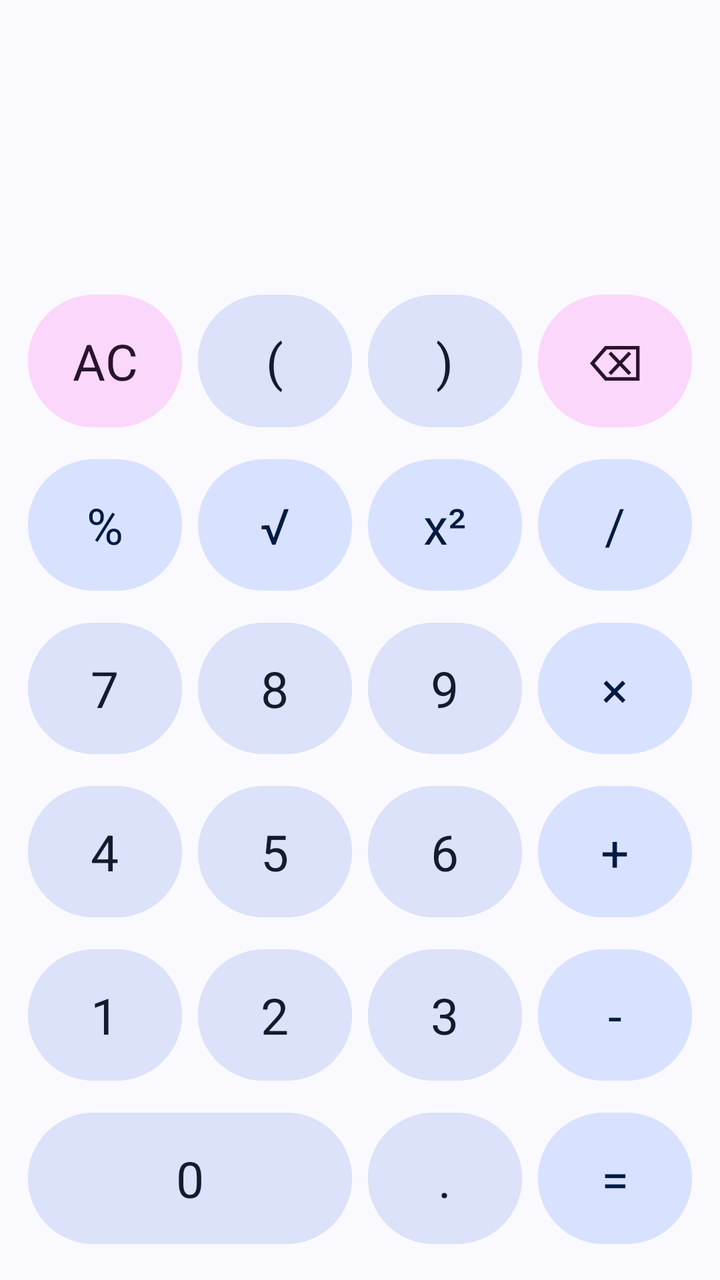
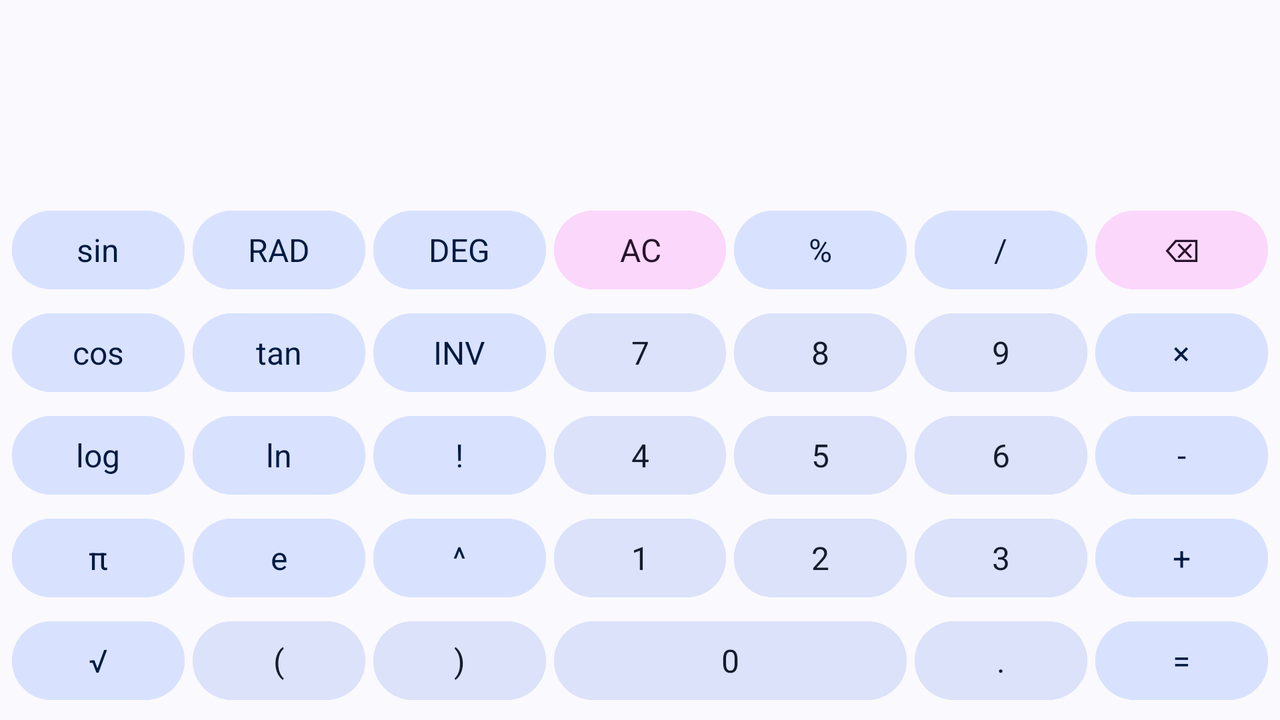

First picture: res/layout/ on a phone held upright. Second picture: the repository's own variant of that layout, on a device whose configuration matches the variant's folder. Source for both follows.
<!-- AndroidManifest.xml: activity theme Theme.Calculator -->
<!-- res/layout/activity_main.xml -->
<?xml version="1.0" encoding="utf-8"?>
<LinearLayout xmlns:android="http://schemas.android.com/apk/res/android"
    xmlns:app="http://schemas.android.com/apk/res-auto"
    xmlns:tools="http://schemas.android.com/tools"
    android:id="@+id/main"
    android:layout_width="match_parent"
    android:layout_height="match_parent"
    android:gravity="bottom"
    android:orientation="vertical"
    tools:context=".MainActivity">

    <ImageView
        android:id="@+id/btnHistory"
        android:layout_width="25dp"
        android:layout_height="25dp"
        android:contentDescription="@string/btn_history"
        android:src="@drawable/ic_round_history"
        app:tint="?attr/colorOnSurface"
        android:layout_margin="15dp"
        android:layout_gravity="start"
        android:background="@drawable/round_ripple"
        />

    
    <LinearLayout
        android:id="@+id/displayLayout"
        android:layout_width="match_parent"
        android:layout_height="0dp"
        android:layout_weight="1"
        android:gravity="bottom"
        android:orientation="vertical">

        <TextView
            android:id="@+id/lastDisplay"
            android:layout_width="match_parent"
            android:layout_height="wrap_content"
            android:gravity="end|bottom"
            android:paddingStart="20dp"
            android:paddingEnd="20dp"
            android:textColor="?attr/colorOnSurface"
            android:textSize="26sp" />

        <HorizontalScrollView
            android:id="@+id/numDisplayScrollView"
            android:layout_width="match_parent"
            android:layout_height="wrap_content"
            android:fillViewport="true"
            android:scrollbars="none">

            <EditText
                android:id="@+id/numDisplay"
                android:layout_width="wrap_content"
                android:layout_height="wrap_content"
                android:autofillHints="none"
                android:background="@null"
                android:cursorVisible="true"
                android:focusableInTouchMode="true"
                android:gravity="end|bottom"
                android:inputType="text"
                android:paddingStart="16dp"
                android:paddingEnd="16dp"
                android:scrollHorizontally="true"
                android:singleLine="true"
                android:textColor="?attr/colorOnSurface"
                android:textIsSelectable="true"
                android:textSize="50sp"
                tools:ignore="LabelFor" />

        </HorizontalScrollView>

        <TextView
            android:id="@+id/intermediateResult"
            android:layout_width="match_parent"
            android:layout_height="wrap_content"
            android:gravity="end|bottom"
            android:paddingStart="16dp"
            android:paddingEnd="16dp"
            android:textColor="?attr/colorOnSurfaceVariant"
            android:textSize="26sp" />

    </LinearLayout>

    <androidx.recyclerview.widget.RecyclerView
        android:id="@+id/historyRecyclerView"
        android:layout_width="match_parent"
        android:layout_height="0dp"
        android:layout_weight="1"
        android:visibility="gone" />

    <TextView
        android:id="@+id/noHistoryTextView"
        android:layout_width="match_parent"
        android:layout_height="0dp"
        android:layout_weight="1"
        android:layout_gravity="center"
        android:textAlignment="center"
        android:text="@string/no_history"
        android:textStyle="bold"
        android:textColor="?attr/colorOnSurfaceVariant"
        android:textSize="15sp"
        android:visibility="gone" />

    
    <GridLayout
        android:layout_width="match_parent"
        android:layout_height="wrap_content"
        android:layout_gravity="center"
        android:columnCount="4"
        android:padding="10dp"
        android:rowCount="5">

        
        <Button
            android:id="@+id/btnAc"
            style="@style/CalculatorButton"
            android:backgroundTint="?attr/colorTertiaryContainer"
            android:textColor="?attr/colorOnTertiaryContainer"
            android:text="@string/ac" />

        <Button
            android:id="@+id/btnParenthesesFirst"
            style="@style/CalculatorButton"
            android:backgroundTint="?attr/colorSecondaryContainer"
            android:textColor="?attr/colorOnSecondaryContainer"
            android:elevation="8dp"
            android:text="@string/ParenthesesFirst" />

        <Button
            android:id="@+id/btnParenthesesSecond"
            style="@style/CalculatorButton"
            android:backgroundTint="?attr/colorSecondaryContainer"
            android:textColor="?attr/colorOnSecondaryContainer"
            android:text="@string/ParenthesesSecond" />

        <Button
            android:id="@+id/btnDel"
            style="@style/CalculatorButton"
            android:backgroundTint="?attr/colorTertiaryContainer"
            android:textColor="?attr/colorOnTertiaryContainer"
            android:text="@string/del"
            android:textSize="25sp" />

        
        <Button
            android:id="@+id/btnPercentage"
            style="@style/CalculatorButton"
            android:backgroundTint="?attr/colorPrimaryContainer"
            android:textColor="?attr/colorOnPrimaryContainer"
            android:text="@string/percentage" />

        <Button
            android:id="@+id/btnRootOver"
            style="@style/CalculatorButton"
            android:backgroundTint="?attr/colorPrimaryContainer"
            android:textColor="?attr/colorOnPrimaryContainer"
            android:text="@string/root_over" />

        <Button
            android:id="@+id/btnSquare"
            style="@style/CalculatorButton"
            android:backgroundTint="?attr/colorPrimaryContainer"
            android:textColor="?attr/colorOnPrimaryContainer"
            android:text="@string/square" />

        <Button
            android:id="@+id/btnDivide"
            style="@style/CalculatorButton"
            android:backgroundTint="?attr/colorPrimaryContainer"
            android:textColor="?attr/colorOnPrimaryContainer"
            android:text="@string/divide" />

        
        <Button
            android:id="@+id/btn7"
            style="@style/CalculatorButton"
            android:backgroundTint="?attr/colorSecondaryContainer"
            android:textColor="?attr/colorOnSecondaryContainer"
            android:text="@string/_7" />

        <Button
            android:id="@+id/btn8"
            style="@style/CalculatorButton"
            android:backgroundTint="?attr/colorSecondaryContainer"
            android:textColor="?attr/colorOnSecondaryContainer"
            android:text="@string/_8" />

        <Button
            android:id="@+id/btn9"
            style="@style/CalculatorButton"
            android:backgroundTint="?attr/colorSecondaryContainer"
            android:textColor="?attr/colorOnSecondaryContainer"
            android:text="@string/_9" />

        <Button
            android:id="@+id/btnMultiply"
            style="@style/CalculatorButton"
            android:backgroundTint="?attr/colorPrimaryContainer"
            android:textColor="?attr/colorOnPrimaryContainer"
            android:text="@string/multiply" />

        
        <Button
            android:id="@+id/btn4"
            style="@style/CalculatorButton"
            android:backgroundTint="?attr/colorSecondaryContainer"
            android:textColor="?attr/colorOnSecondaryContainer"
            android:text="@string/_4" />

        <Button
            android:id="@+id/btn5"
            style="@style/CalculatorButton"
            android:backgroundTint="?attr/colorSecondaryContainer"
            android:textColor="?attr/colorOnSecondaryContainer"
            android:text="@string/_5" />

        <Button
            android:id="@+id/btn6"
            style="@style/CalculatorButton"
            android:backgroundTint="?attr/colorSecondaryContainer"
            android:textColor="?attr/colorOnSecondaryContainer"
            android:text="@string/_6" />

        <Button
            android:id="@+id/btnPlus"
            style="@style/CalculatorButton"
            android:backgroundTint="?attr/colorPrimaryContainer"
            android:textColor="?attr/colorOnPrimaryContainer"
            android:text="@string/plus" />

        
        <Button
            android:id="@+id/btn1"
            style="@style/CalculatorButton"
            android:backgroundTint="?attr/colorSecondaryContainer"
            android:textColor="?attr/colorOnSecondaryContainer"
            android:text="@string/_1" />

        <Button
            android:id="@+id/btn2"
            style="@style/CalculatorButton"
            android:backgroundTint="?attr/colorSecondaryContainer"
            android:textColor="?attr/colorOnSecondaryContainer"
            android:text="@string/_2" />

        <Button
            android:id="@+id/btn3"
            style="@style/CalculatorButton"
            android:backgroundTint="?attr/colorSecondaryContainer"
            android:textColor="?attr/colorOnSecondaryContainer"
            android:text="@string/_3" />

        <Button
            android:id="@+id/btnMinus"
            style="@style/CalculatorButton"
            android:backgroundTint="?attr/colorPrimaryContainer"
            android:textColor="?attr/colorOnPrimaryContainer"
            android:text="@string/minus" />

        
        <Button
            android:id="@+id/btn0"
            style="@style/CalculatorButton"
            android:layout_columnSpan="2"
            android:backgroundTint="?attr/colorSecondaryContainer"
            android:textColor="?attr/colorOnSecondaryContainer"
            android:text="@string/_0" />

        <Button
            android:id="@+id/btnDot"
            style="@style/CalculatorButton"
            android:backgroundTint="?attr/colorSecondaryContainer"
            android:textColor="?attr/colorOnSecondaryContainer"
            android:text="@string/dot" />

        <Button
            android:id="@+id/btnEquals"
            style="@style/CalculatorButton"
            android:backgroundTint="?attr/colorPrimaryContainer"
            android:textColor="?attr/colorOnPrimaryContainer"
            android:text="@string/equals" />
    </GridLayout>

</LinearLayout>
<!-- resources referenced by this layout -->
<resources>
  <!-- drawable round_ripple (drawable) -->
  <?xml version="1.0" encoding="utf-8"?>
  <ripple xmlns:android="http://schemas.android.com/apk/res/android"
      android:color="?attr/colorControlHighlight">
      <item android:id="@android:id/mask">
          <shape android:shape="oval">
              <solid android:color="#000000" />
          </shape>
      </item>
      <item android:drawable="@android:color/transparent" />
  </ripple>
  <string name="ParenthesesFirst">(</string>
  <string name="ParenthesesSecond">)</string>
  <string name="_0">0</string>
  <string name="_1">1</string>
  <string name="_2">2</string>
  <string name="_3">3</string>
  <string name="_4">4</string>
  <string name="_5">5</string>
  <string name="_6">6</string>
  <string name="_7">7</string>
  <string name="_8">8</string>
  <string name="_9">9</string>
  <string name="ac">AC</string>
  <string name="btn_history">btn History</string>
  <string name="del">⌫</string>
  <string name="divide">/</string>
  <string name="dot">.</string>
  <string name="equals">=</string>
  <string name="minus">-</string>
  <string name="multiply">×</string>
  <string name="no_history">No history</string>
  <string name="percentage">%</string>
  <string name="plus">+</string>
  <string name="root_over">√</string>
  <string name="square">x²</string>
  <style name="CalculatorButton" parent="Theme.Calculator">
          <item name="android:layout_width">0dp</item>
          <item name="android:layout_height">wrap_content</item>
          <item name="android:layout_margin">4dp</item>
          <item name="android:layout_rowWeight">1</item>
          <item name="android:layout_columnWeight">1</item>
          <item name="android:textSize">25sp</item>
          <item name="android:padding">16dp</item>
          <item name="cornerRadius">45dp</item>
          <item name="android:textColor">?attr/colorOnPrimaryContainer</item>
      </style>
  <style name="Theme.Calculator" parent="Base.Theme.Calculator" />
  <style name="Base.Theme.Calculator" parent="Theme.Material3.DynamicColors.Light.NoActionBar">
          
          
      </style>
</resources>
<!-- res/layout-land/activity_main.xml (the repository's variant of the layout above) -->
<!-- drawn on the phone turned sideways -->
<?xml version="1.0" encoding="utf-8"?>
<FrameLayout xmlns:android="http://schemas.android.com/apk/res/android"
    xmlns:tools="http://schemas.android.com/tools"
    xmlns:app="http://schemas.android.com/apk/res-auto"
    android:id="@+id/main"
    android:layout_width="match_parent"
    android:layout_height="match_parent"
    tools:context=".MainActivity">

    <ImageView
        android:id="@+id/btnHistory"
        android:layout_width="25dp"
        android:layout_height="25dp"
        android:contentDescription="@string/btn_history"
        android:src="@drawable/ic_round_history"
        app:tint="?attr/colorOnSurface"
        android:layout_margin="10dp"
        android:layout_gravity="start"
        android:elevation="5dp"
        android:background="@drawable/round_ripple"
        />

    <LinearLayout
        android:layout_width="match_parent"
        android:layout_height="match_parent"
        android:orientation="vertical">

        
        <LinearLayout
            android:id="@+id/displayLayout"
            android:layout_width="match_parent"
            android:layout_height="wrap_content"
            android:orientation="vertical"
            android:gravity="bottom">
            <TextView
                android:id="@+id/lastDisplay"
                android:layout_width="match_parent"
                android:layout_height="wrap_content"
                android:paddingEnd="16dp"
                android:paddingStart="16dp"
                android:textSize="18sp"
                android:gravity="end|bottom" />

            <HorizontalScrollView
                android:id="@+id/numDisplayScrollView"
                android:layout_width="match_parent"
                android:layout_height="wrap_content"
                android:scrollbars="none"
                android:fillViewport="true">

                <EditText
                    android:id="@+id/numDisplay"
                    android:layout_width="wrap_content"
                    android:layout_height="wrap_content"
                    android:autofillHints="none"
                    android:inputType="text"
                    android:paddingStart="16dp"
                    android:paddingEnd="16dp"
                    android:textSize="35sp"
                    android:gravity="end|bottom"
                    android:background="@null"
                    android:textIsSelectable="true"
                    android:cursorVisible="true"
                    android:focusableInTouchMode="true"
                    android:scrollHorizontally="true"
                    android:singleLine="true"
                    tools:ignore="LabelFor" />

            </HorizontalScrollView>

            <TextView
                android:id="@+id/intermediateResult"
                android:layout_width="match_parent"
                android:layout_height="wrap_content"
                android:textSize="18sp"
                android:paddingStart="16dp"
                android:paddingEnd="16dp"
                android:gravity="end|bottom"
                />
        </LinearLayout>

        <androidx.recyclerview.widget.RecyclerView
            android:id="@+id/historyRecyclerView"
            android:layout_width="match_parent"
            android:layout_height="0dp"
            android:layout_weight="0.6"
            android:layout_marginStart="35dp"
            android:visibility="gone" />

        <TextView
            android:id="@+id/noHistoryTextView"
            android:layout_width="match_parent"
            android:layout_height="0dp"
            android:layout_weight="0.4"
            android:textSize="14sp"
            android:textStyle="bold"
            android:textAlignment="center"
            android:layout_gravity="center"
            android:text="@string/no_history"
            android:visibility="gone" />

        
        <GridLayout
            android:layout_width="match_parent"
            android:layout_height="0dp"
            android:layout_weight="1"
            android:padding="4dp"
            android:columnCount="7"
            android:rowCount="5">

            
            <Button
                android:text="@string/sin"
                android:id="@+id/btnSin"
                android:backgroundTint="?attr/colorPrimaryContainer"
                android:textColor="?attr/colorOnPrimaryContainer"
                style="@style/CalculatorButtonLandscape"/>
            <Button
                android:text="@string/rad"
                android:id="@+id/btnRad"
                android:backgroundTint="?attr/colorPrimaryContainer"
                android:textColor="?attr/colorOnPrimaryContainer"
                style="@style/CalculatorButtonLandscape"/>
            <Button
                android:text="@string/deg"
                android:id="@+id/btnDeg"
                android:backgroundTint="?attr/colorPrimaryContainer"
                android:textColor="?attr/colorOnPrimaryContainer"
                style="@style/CalculatorButtonLandscape"/>
            <Button
                android:text="@string/ac"
                android:id="@+id/btnAc"
                android:backgroundTint="?attr/colorTertiaryContainer"
                android:textColor="?attr/colorOnTertiaryContainer"
                style="@style/CalculatorButtonLandscape"/>
            <Button
                android:text="@string/percentage"
                android:id="@+id/btnPercentage"
                android:backgroundTint="?attr/colorPrimaryContainer"
                android:textColor="?attr/colorOnPrimaryContainer"
                style="@style/CalculatorButtonLandscape"/>
            <Button
                android:text="@string/divide"
                android:id="@+id/btnDivide"
                android:backgroundTint="?attr/colorPrimaryContainer"
                android:textColor="?attr/colorOnPrimaryContainer"
                style="@style/CalculatorButtonLandscape"/>
            <Button
                android:text="@string/del"
                android:id="@+id/btnDel"
                android:backgroundTint="?attr/colorTertiaryContainer"
                android:textColor="?attr/colorOnTertiaryContainer"
                style="@style/CalculatorButtonLandscape"/>

            
            <Button
                android:text="@string/cos"
                android:id="@+id/btnCos"
                android:backgroundTint="?attr/colorPrimaryContainer"
                android:textColor="?attr/colorOnPrimaryContainer"
                style="@style/CalculatorButtonLandscape"/>
            <Button
                android:text="@string/tan"
                android:id="@+id/btnTan"
                android:backgroundTint="?attr/colorPrimaryContainer"
                android:textColor="?attr/colorOnPrimaryContainer"
                style="@style/CalculatorButtonLandscape"/>
            <Button
                android:text="@string/inv"
                android:id="@+id/btnInv"
                android:backgroundTint="?attr/colorPrimaryContainer"
                android:textColor="?attr/colorOnPrimaryContainer"
                style="@style/CalculatorButtonLandscape"/>
            <Button
                android:text="@string/_7"
                android:id="@+id/btn7"
                android:backgroundTint="?attr/colorSecondaryContainer"
                android:textColor="?attr/colorOnSecondaryContainer"
                style="@style/CalculatorButtonLandscape"/>
            <Button
                android:text="@string/_8"
                android:id="@+id/btn8"
                android:backgroundTint="?attr/colorSecondaryContainer"
                android:textColor="?attr/colorOnSecondaryContainer"
                style="@style/CalculatorButtonLandscape"/>
            <Button
                android:text="@string/_9"
                android:id="@+id/btn9"
                android:backgroundTint="?attr/colorSecondaryContainer"
                android:textColor="?attr/colorOnSecondaryContainer"
                style="@style/CalculatorButtonLandscape"/>
            <Button
                android:text="@string/multiply"
                android:id="@+id/btnMultiply"
                android:backgroundTint="?attr/colorPrimaryContainer"
                android:textColor="?attr/colorOnPrimaryContainer"
                style="@style/CalculatorButtonLandscape"/>

            
            <Button
                android:text="@string/log"
                android:id="@+id/btnLog"
                android:backgroundTint="?attr/colorPrimaryContainer"
                android:textColor="?attr/colorOnPrimaryContainer"
                style="@style/CalculatorButtonLandscape"/>
            <Button
                android:text="@string/ln"
                android:id="@+id/btnLn"
                android:backgroundTint="?attr/colorPrimaryContainer"
                android:textColor="?attr/colorOnPrimaryContainer"
                style="@style/CalculatorButtonLandscape"/>
            <Button
                android:text="@string/factorial"
                android:id="@+id/btnFactorial"
                android:backgroundTint="?attr/colorPrimaryContainer"
                android:textColor="?attr/colorOnPrimaryContainer"
                style="@style/CalculatorButtonLandscape"/>
            <Button
                android:text="@string/_4"
                android:id="@+id/btn4"
                android:backgroundTint="?attr/colorSecondaryContainer"
                android:textColor="?attr/colorOnSecondaryContainer"
                style="@style/CalculatorButtonLandscape"/>
            <Button
                android:text="@string/_5"
                android:id="@+id/btn5"
                android:backgroundTint="?attr/colorSecondaryContainer"
                android:textColor="?attr/colorOnSecondaryContainer"
                style="@style/CalculatorButtonLandscape"/>
            <Button
                android:text="@string/_6"
                android:id="@+id/btn6"
                android:backgroundTint="?attr/colorSecondaryContainer"
                android:textColor="?attr/colorOnSecondaryContainer"
                style="@style/CalculatorButtonLandscape"/>
            <Button
                android:text="@string/minus"
                android:id="@+id/btnMinus"
                android:backgroundTint="?attr/colorPrimaryContainer"
                android:textColor="?attr/colorOnPrimaryContainer"
                style="@style/CalculatorButtonLandscape"/>

            
            <Button
                android:text="@string/pi"
                android:id="@+id/btnPi"
                android:backgroundTint="?attr/colorPrimaryContainer"
                android:textColor="?attr/colorOnPrimaryContainer"
                style="@style/CalculatorButtonLandscape"/>
            <Button
                android:text="@string/_e"
                android:id="@+id/btnE"
                android:backgroundTint="?attr/colorPrimaryContainer"
                android:textColor="?attr/colorOnPrimaryContainer"
                style="@style/CalculatorButtonLandscape"/>
            <Button
                android:text="@string/power"
                android:id="@+id/btnExponent"
                android:backgroundTint="?attr/colorPrimaryContainer"
                android:textColor="?attr/colorOnPrimaryContainer"
                style="@style/CalculatorButtonLandscape"/>
            <Button
                android:text="@string/_1"
                android:id="@+id/btn1"
                android:backgroundTint="?attr/colorSecondaryContainer"
                android:textColor="?attr/colorOnSecondaryContainer"
                style="@style/CalculatorButtonLandscape"/>
            <Button
                android:text="@string/_2"
                android:id="@+id/btn2"
                android:backgroundTint="?attr/colorSecondaryContainer"
                android:textColor="?attr/colorOnSecondaryContainer"
                style="@style/CalculatorButtonLandscape"/>
            <Button
                android:text="@string/_3"
                android:id="@+id/btn3"
                android:backgroundTint="?attr/colorSecondaryContainer"
                android:textColor="?attr/colorOnSecondaryContainer"
                style="@style/CalculatorButtonLandscape"/>
            <Button
                android:text="@string/plus"
                android:id="@+id/btnPlus"
                android:backgroundTint="?attr/colorPrimaryContainer"
                android:textColor="?attr/colorOnPrimaryContainer"
                style="@style/CalculatorButtonLandscape"/>

            
            <Button
                android:text="@string/root_over"
                android:id="@+id/btnRootOver"
                android:backgroundTint="?attr/colorPrimaryContainer"
                android:textColor="?attr/colorOnPrimaryContainer"
                style="@style/CalculatorButtonLandscape"/>
            <Button
                android:text="@string/ParenthesesFirst"
                android:id="@+id/btnParenthesesFirst"
                android:backgroundTint="?attr/colorSecondaryContainer"
                android:textColor="?attr/colorOnSecondaryContainer"
                style="@style/CalculatorButtonLandscape"/>
            <Button
                android:text="@string/ParenthesesSecond"
                android:id="@+id/btnParenthesesSecond"
                android:backgroundTint="?attr/colorSecondaryContainer"
                android:textColor="?attr/colorOnSecondaryContainer"
                style="@style/CalculatorButtonLandscape"/>
            <Button
                android:text="@string/_0"
                android:id="@+id/btn0"
                android:layout_columnWeight="2"
                android:layout_columnSpan="2"
                android:backgroundTint="?attr/colorSecondaryContainer"
                android:textColor="?attr/colorOnSecondaryContainer"
                style="@style/CalculatorButtonLandscape"/>
            <Button
                android:text="@string/dot"
                android:id="@+id/btnDot"
                android:backgroundTint="?attr/colorSecondaryContainer"
                android:textColor="?attr/colorOnSecondaryContainer"
                style="@style/CalculatorButtonLandscape"/>
            <Button
                android:text="@string/equals"
                android:id="@+id/btnEquals"
                android:backgroundTint="?attr/colorPrimaryContainer"
                android:textColor="?attr/colorOnPrimaryContainer"
                style="@style/CalculatorButtonLandscape"/>

        </GridLayout>

    </LinearLayout>
</FrameLayout>
<!-- resources referenced by the variant -->
<!-- as the phone turned sideways resolves them -->
<resources>
  <!-- drawable round_ripple (drawable) -->
  <?xml version="1.0" encoding="utf-8"?>
  <ripple xmlns:android="http://schemas.android.com/apk/res/android"
      android:color="?attr/colorControlHighlight">
      <item android:id="@android:id/mask">
          <shape android:shape="oval">
              <solid android:color="#000000" />
          </shape>
      </item>
      <item android:drawable="@android:color/transparent" />
  </ripple>
  <string name="ParenthesesFirst">(</string>
  <string name="ParenthesesSecond">)</string>
  <string name="_0">0</string>
  <string name="_1">1</string>
  <string name="_2">2</string>
  <string name="_3">3</string>
  <string name="_4">4</string>
  <string name="_5">5</string>
  <string name="_6">6</string>
  <string name="_7">7</string>
  <string name="_8">8</string>
  <string name="_9">9</string>
  <string name="_e">e</string>
  <string name="ac">AC</string>
  <string name="btn_history">btn History</string>
  <string name="cos">cos</string>
  <string name="deg">DEG</string>
  <string name="del">⌫</string>
  <string name="divide">/</string>
  <string name="dot">.</string>
  <string name="equals">=</string>
  <string name="factorial">!</string>
  <string name="inv">INV</string>
  <string name="ln">ln</string>
  <string name="log">log</string>
  <string name="minus">-</string>
  <string name="multiply">×</string>
  <string name="no_history">No history</string>
  <string name="percentage">%</string>
  <string name="pi">π</string>
  <string name="plus">+</string>
  <string name="power">^</string>
  <string name="rad">RAD</string>
  <string name="root_over">√</string>
  <string name="sin">sin</string>
  <string name="tan">tan</string>
  <style name="CalculatorButtonLandscape" parent="Theme.Calculator">
          <item name="android:layout_width">0dp</item>
          <item name="android:layout_height">0dp</item>
          <item name="android:layout_margin">2dp</item>
          <item name="android:layout_rowWeight">1</item>
          <item name="android:layout_columnWeight">1</item>
          <item name="android:textSize">16sp</item>
          <item name="android:padding">4dp</item>
          <item name="cornerRadius">55dp</item>
          <item name="android:textColor">?attr/colorOnPrimaryContainer</item>
      </style>
  <style name="Theme.Calculator" parent="Base.Theme.Calculator" />
  <style name="Base.Theme.Calculator" parent="Theme.Material3.DynamicColors.Light.NoActionBar">
          
          
      </style>
</resources>
